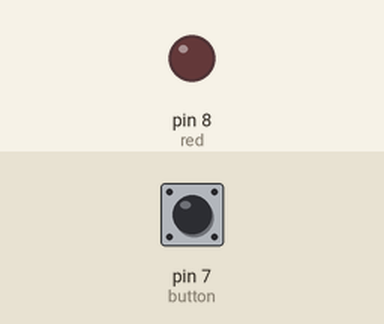
Bench run of a sketch on a simulated Arduino Uno, built with avr-gcc and run on an emulated ATmega328P. Parts: output pins drawn as LEDs (lit = HIGH). Inputs (shaded band) come from the test bench; at power-on: pin 7 (button) HIGH.

Above: at 1.2 s.
1.3 s: pin 7 (button) pulled LOW for 0.15 s
At 2.0 s:
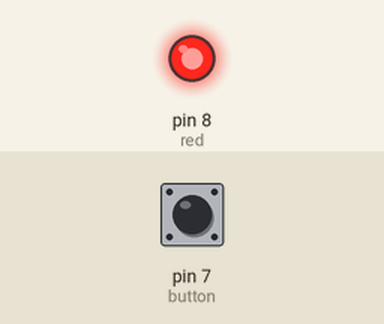
Timing chart, 0 to 12.8 s (numbered marks = the images above; inputs shaded):
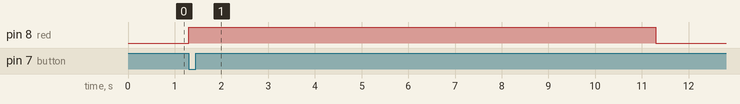

Measured:
- after the input at 1.3 s, pin 8 (red): LOW → HIGH at once, → LOW 10.0 s later

The sketch:

ledWithSwitch.ino
```cpp
int red = 8;
int button = 7;

void setup() {
  pinMode(red, OUTPUT);
  pinMode(button, INPUT_PULLUP);
  digitalWrite(red, LOW);
}

void loop() {
   if (digitalRead(button) == LOW) { //Jeśli przycisk wciśnięty
    digitalWrite(red, HIGH); //Włącz diodę
    delay(10000); //Czekamy 10 sekund
    digitalWrite(red, LOW); //Wyłączamy diodę
  }

}
```
